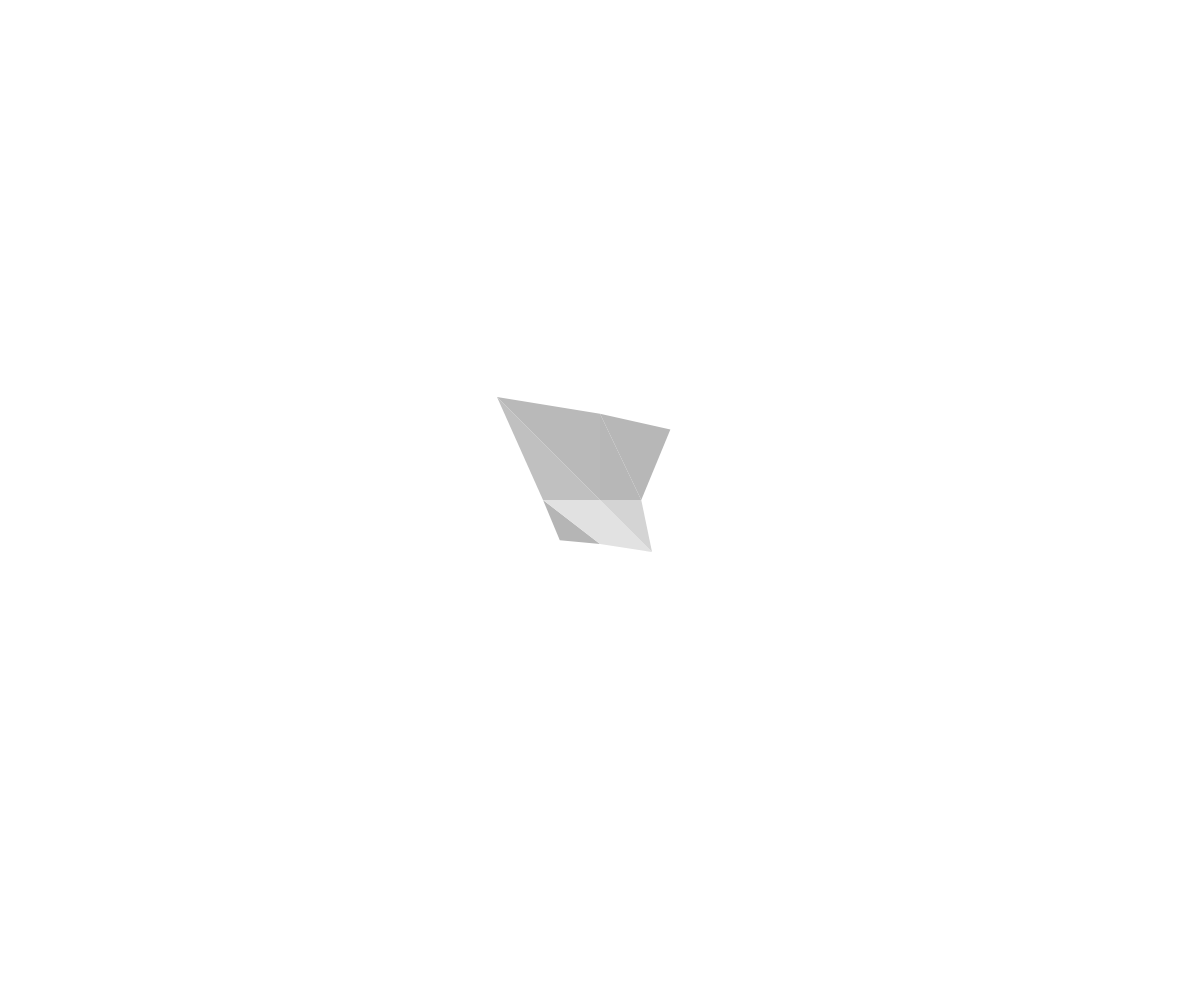
Frame 1 (no input)
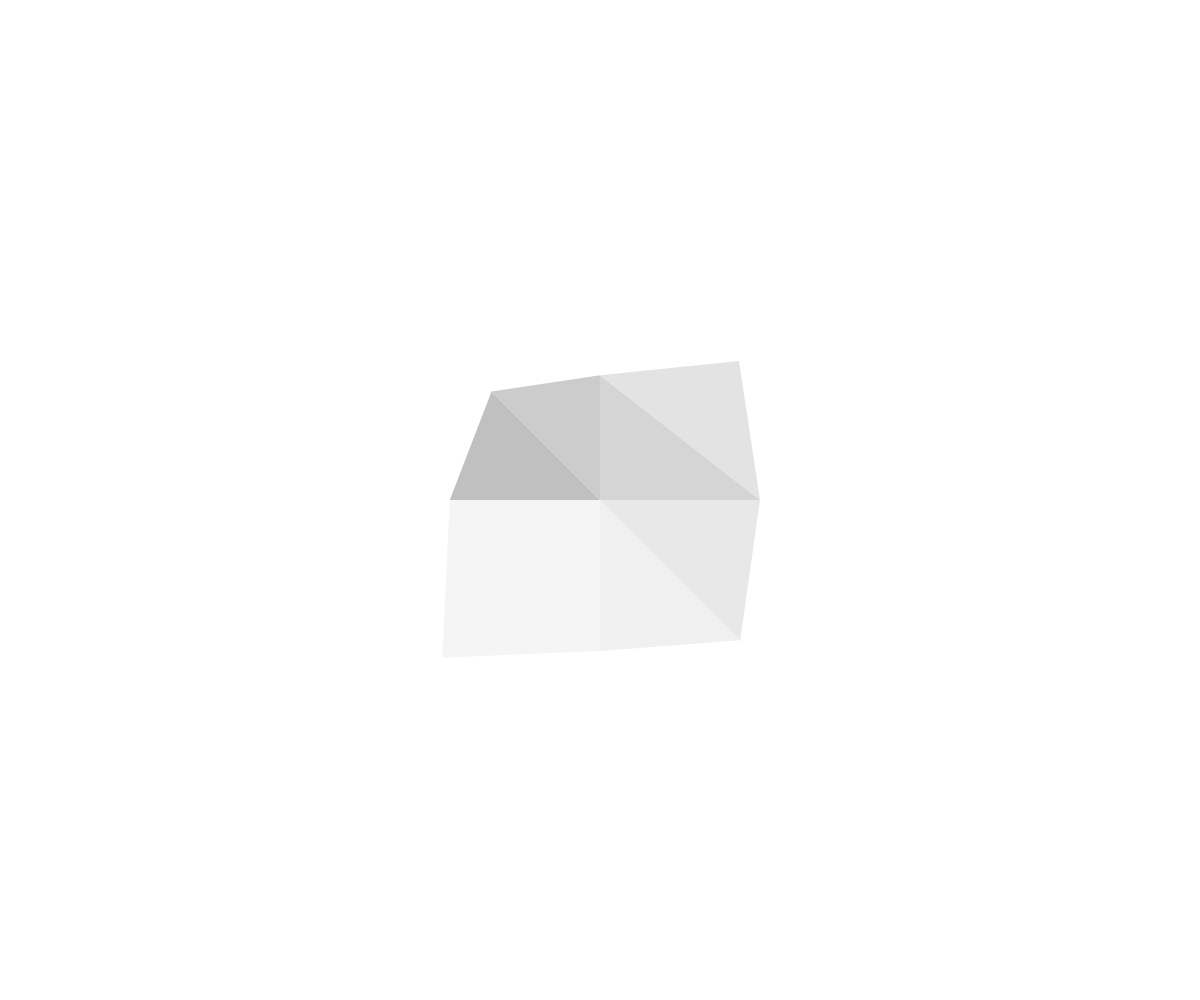
Frame 60 (no input)
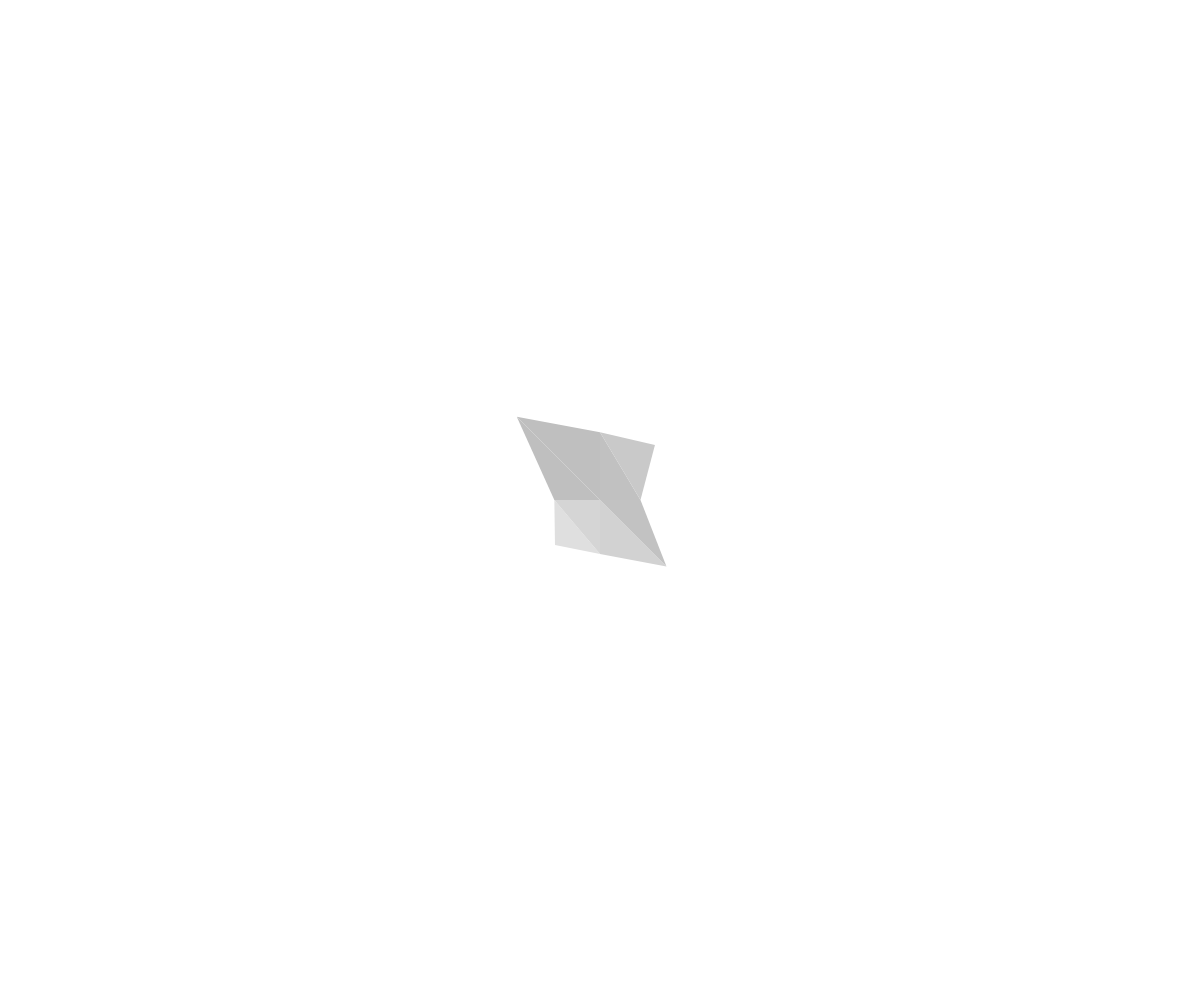
Frame 120 (the mouse pressed at the canvas centre since frame 60)

The p5.js sketch that drew these frames (run headless with seeded random() and noise() and a simulated clock; from frame 60 on, the mouse is pressed at the canvas centre):

// p5.js sketch
// ── sketch.js
var vertices = [
	[-100, 100, 0],
	[0, 100, 0],
	[100, 100, 0],
	[-100, 0, 0],
	[0, 0, 0],
	[100, 0, 0],
	[-100, -100, 0],
	[0, -100, 0],
	[100, -100, 0]
];

var magicNum = 0.01;

function setup() {
	createCanvas(windowWidth, windowHeight);
}

function draw() {
	background(255);
	noStroke();

	// change all vertices' z
	for (var i = 0; i < vertices.length; i ++) {
		vertices[i][2] = Math.sin(frameCount * 0.05 + i*6) * 60;
	}

	// then create geometries
	var geometries = [
		vertices[0], vertices[3], vertices[4],
		vertices[0], vertices[4], vertices[1],
		vertices[1], vertices[4], vertices[5],
		vertices[1], vertices[5], vertices[2],
		vertices[3], vertices[6], vertices[7],
		vertices[3], vertices[7], vertices[4],
		vertices[4], vertices[7], vertices[8],
		vertices[4], vertices[8], vertices[5],
	];

	drawTriangles(makeProjection(makePerspective(geometries)));
}

function makePerspective(geometries) {
	var perspectiveGeometries = [];
	for (var i = 0; i < geometries.length; i ++) {
		perspectiveGeometries.push([
			geometries[i][0] * (1 + geometries[i][2] * magicNum),
			geometries[i][1] * (1 + geometries[i][2] * magicNum),
			geometries[i][2]
		]);
	}

	return perspectiveGeometries
}


function makeProjection(perspectiveGeometries) {
	var projectedGeometries = [];
	for (var i = 0; i < perspectiveGeometries.length; i ++) {
		projectedGeometries.push([
			width / 2 + perspectiveGeometries[i][0],
			height / 2 - perspectiveGeometries[i][1],
			perspectiveGeometries[i][2]
		]);
	}

	return projectedGeometries
}

function drawTriangles(projectedGeometries) {
	for (var i = 0; i < projectedGeometries.length; i += 3) {
		fill(countBrightness(countNormal([
			projectedGeometries[i],
			projectedGeometries[i + 1],
			projectedGeometries[i + 2]
		])));
		triangle(
			projectedGeometries[i][0], projectedGeometries[i][1],
			projectedGeometries[i + 1][0], projectedGeometries[i + 1][1],
			projectedGeometries[i + 2][0], projectedGeometries[i + 2][1]
		);
	}
}

function countNormal(geometry) {
	var v = [geometry[1][0] - geometry[0][0], geometry[1][1] - geometry[0][1], geometry[1][2] - geometry[0][2]];
	var w = [geometry[2][0] - geometry[0][0], geometry[2][1] - geometry[0][1], geometry[2][2] - geometry[0][2]];

	return [
		v[1] * w[2] - v[2] * w[1],
		v[2] * w[0] - v[0] * w[2],
		v[0] * w[1] - v[1] * w[0]
	];
}

function countBrightness(normal) {
	var normalV = createVector(normal[0], normal[1], normal[2]);
	var lightV = createVector(0, 0, -1);
	var b = ((Math.abs(p5.Vector.angleBetween(normalV, lightV) - PI) - HALF_PI) / HALF_PI)  * 255;

	return b //return from 0 to 255
}
